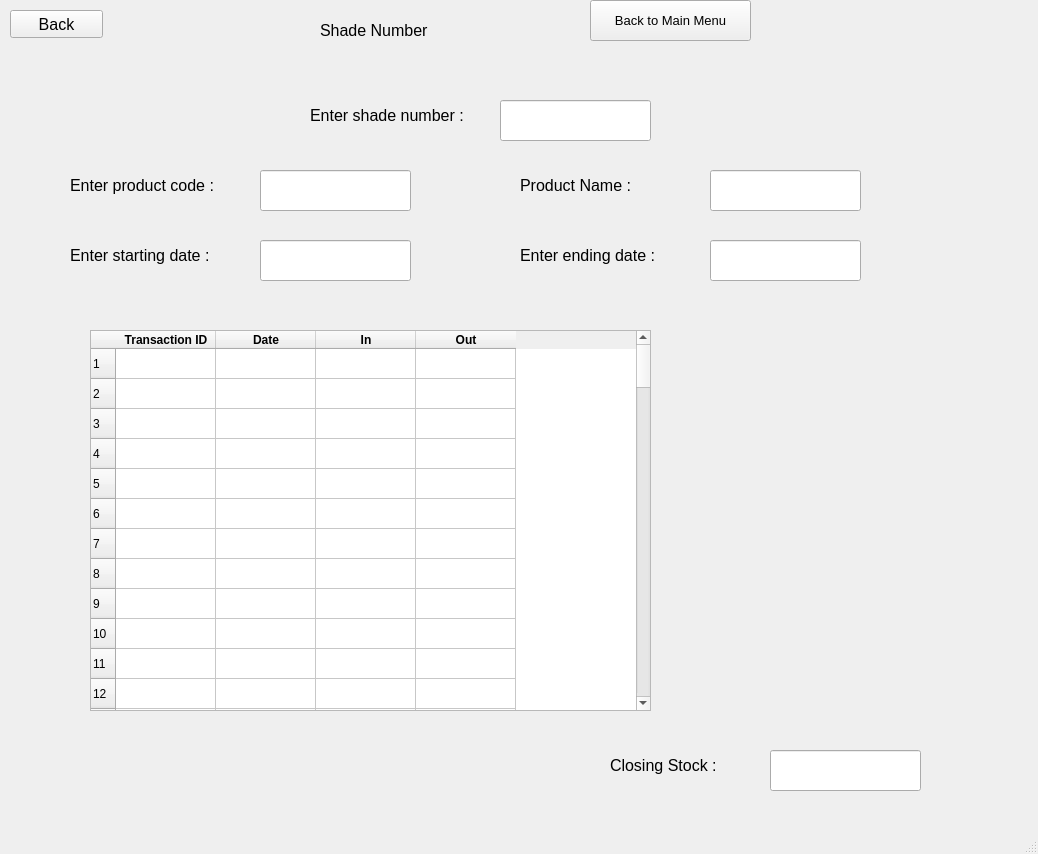
<?xml version="1.0" encoding="UTF-8"?>
<ui version="4.0">
 <class>MainWindow</class>
 <widget class="QMainWindow" name="MainWindow">
  <property name="geometry">
   <rect>
    <x>0</x>
    <y>0</y>
    <width>1038</width>
    <height>854</height>
   </rect>
  </property>
  <property name="windowTitle">
   <string>MainWindow</string>
  </property>
  <widget class="QWidget" name="centralwidget">
   <widget class="QPushButton" name="back_view_rm">
    <property name="geometry">
     <rect>
      <x>10</x>
      <y>10</y>
      <width>93</width>
      <height>28</height>
     </rect>
    </property>
    <property name="font">
     <font>
      <pointsize>12</pointsize>
     </font>
    </property>
    <property name="text">
     <string>Back</string>
    </property>
   </widget>
   <widget class="QLineEdit" name="shade_view_closing">
    <property name="geometry">
     <rect>
      <x>770</x>
      <y>750</y>
      <width>151</width>
      <height>41</height>
     </rect>
    </property>
    <property name="font">
     <font>
      <pointsize>12</pointsize>
     </font>
    </property>
    <property name="text">
     <string/>
    </property>
   </widget>
   <widget class="QLabel" name="label_3">
    <property name="geometry">
     <rect>
      <x>320</x>
      <y>10</y>
      <width>151</width>
      <height>41</height>
     </rect>
    </property>
    <property name="font">
     <font>
      <pointsize>12</pointsize>
     </font>
    </property>
    <property name="text">
     <string>Shade Number</string>
    </property>
   </widget>
   <widget class="QLabel" name="label_12">
    <property name="geometry">
     <rect>
      <x>610</x>
      <y>740</y>
      <width>181</width>
      <height>51</height>
     </rect>
    </property>
    <property name="font">
     <font>
      <pointsize>12</pointsize>
     </font>
    </property>
    <property name="text">
     <string>Closing Stock :</string>
    </property>
   </widget>
   <widget class="QLabel" name="label_9">
    <property name="geometry">
     <rect>
      <x>520</x>
      <y>230</y>
      <width>181</width>
      <height>51</height>
     </rect>
    </property>
    <property name="font">
     <font>
      <pointsize>12</pointsize>
     </font>
    </property>
    <property name="text">
     <string>Enter ending date : </string>
    </property>
   </widget>
   <widget class="QLabel" name="label_11">
    <property name="geometry">
     <rect>
      <x>520</x>
      <y>160</y>
      <width>181</width>
      <height>51</height>
     </rect>
    </property>
    <property name="font">
     <font>
      <pointsize>12</pointsize>
     </font>
    </property>
    <property name="text">
     <string>Product Name : </string>
    </property>
   </widget>
   <widget class="QPushButton" name="pushButton">
    <property name="geometry">
     <rect>
      <x>590</x>
      <y>0</y>
      <width>161</width>
      <height>41</height>
     </rect>
    </property>
    <property name="font">
     <font>
      <pointsize>10</pointsize>
     </font>
    </property>
    <property name="text">
     <string>Back to Main Menu</string>
    </property>
   </widget>
   <widget class="QTableWidget" name="shade_view_table">
    <property name="geometry">
     <rect>
      <x>90</x>
      <y>330</y>
      <width>561</width>
      <height>381</height>
     </rect>
    </property>
    <property name="rowCount">
     <number>100</number>
    </property>
    <property name="columnCount">
     <number>4</number>
    </property>
    <row/>
    <row/>
    <row/>
    <row/>
    <row/>
    <row/>
    <row/>
    <row/>
    <row/>
    <row/>
    <row/>
    <row/>
    <row/>
    <row/>
    <row/>
    <row/>
    <row/>
    <row/>
    <row/>
    <row/>
    <row/>
    <row/>
    <row/>
    <row/>
    <row/>
    <row/>
    <row/>
    <row/>
    <row/>
    <row/>
    <row/>
    <row/>
    <row/>
    <row/>
    <row/>
    <row/>
    <row/>
    <row/>
    <row/>
    <row/>
    <row/>
    <row/>
    <row/>
    <row/>
    <row/>
    <row/>
    <row/>
    <row/>
    <row/>
    <row/>
    <row/>
    <row/>
    <row/>
    <row/>
    <row/>
    <row/>
    <row/>
    <row/>
    <row/>
    <row/>
    <row/>
    <row/>
    <row/>
    <row/>
    <row/>
    <row/>
    <row/>
    <row/>
    <row/>
    <row/>
    <row/>
    <row/>
    <row/>
    <row/>
    <row/>
    <row/>
    <row/>
    <row/>
    <row/>
    <row/>
    <row/>
    <row/>
    <row/>
    <row/>
    <row/>
    <row/>
    <row/>
    <row/>
    <row/>
    <row/>
    <row/>
    <row/>
    <row/>
    <row/>
    <row/>
    <row/>
    <row/>
    <row/>
    <row/>
    <row/>
    <column>
     <property name="text">
      <string>Transaction ID</string>
     </property>
     <property name="font">
      <font>
       <weight>75</weight>
       <bold>true</bold>
      </font>
     </property>
    </column>
    <column>
     <property name="text">
      <string>Date</string>
     </property>
     <property name="font">
      <font>
       <weight>75</weight>
       <bold>true</bold>
      </font>
     </property>
    </column>
    <column>
     <property name="text">
      <string>In</string>
     </property>
     <property name="font">
      <font>
       <pointsize>9</pointsize>
       <weight>75</weight>
       <bold>true</bold>
      </font>
     </property>
    </column>
    <column>
     <property name="text">
      <string>Out</string>
     </property>
     <property name="font">
      <font>
       <weight>75</weight>
       <bold>true</bold>
      </font>
     </property>
    </column>
   </widget>
   <widget class="QLineEdit" name="shade_view_stock_name">
    <property name="geometry">
     <rect>
      <x>710</x>
      <y>170</y>
      <width>151</width>
      <height>41</height>
     </rect>
    </property>
    <property name="font">
     <font>
      <pointsize>12</pointsize>
     </font>
    </property>
    <property name="text">
     <string/>
    </property>
   </widget>
   <widget class="QLabel" name="label_10">
    <property name="geometry">
     <rect>
      <x>70</x>
      <y>160</y>
      <width>181</width>
      <height>51</height>
     </rect>
    </property>
    <property name="font">
     <font>
      <pointsize>12</pointsize>
     </font>
    </property>
    <property name="text">
     <string>Enter product code : </string>
    </property>
   </widget>
   <widget class="QLineEdit" name="shade_view_ending_date">
    <property name="geometry">
     <rect>
      <x>710</x>
      <y>240</y>
      <width>151</width>
      <height>41</height>
     </rect>
    </property>
    <property name="font">
     <font>
      <pointsize>12</pointsize>
     </font>
    </property>
    <property name="text">
     <string/>
    </property>
   </widget>
   <widget class="QLabel" name="label_8">
    <property name="geometry">
     <rect>
      <x>70</x>
      <y>230</y>
      <width>181</width>
      <height>51</height>
     </rect>
    </property>
    <property name="font">
     <font>
      <pointsize>12</pointsize>
     </font>
    </property>
    <property name="text">
     <string>Enter starting date : </string>
    </property>
   </widget>
   <widget class="QLineEdit" name="shade_view_stock_code">
    <property name="geometry">
     <rect>
      <x>260</x>
      <y>170</y>
      <width>151</width>
      <height>41</height>
     </rect>
    </property>
    <property name="font">
     <font>
      <pointsize>12</pointsize>
     </font>
    </property>
    <property name="text">
     <string/>
    </property>
   </widget>
   <widget class="QLineEdit" name="shade_view_starting_date">
    <property name="geometry">
     <rect>
      <x>260</x>
      <y>240</y>
      <width>151</width>
      <height>41</height>
     </rect>
    </property>
    <property name="font">
     <font>
      <pointsize>12</pointsize>
     </font>
    </property>
    <property name="text">
     <string/>
    </property>
   </widget>
   <widget class="QLabel" name="label_13">
    <property name="geometry">
     <rect>
      <x>310</x>
      <y>90</y>
      <width>181</width>
      <height>51</height>
     </rect>
    </property>
    <property name="font">
     <font>
      <pointsize>12</pointsize>
     </font>
    </property>
    <property name="text">
     <string>Enter shade number : </string>
    </property>
   </widget>
   <widget class="QLineEdit" name="shade_view_stock_shade_number">
    <property name="geometry">
     <rect>
      <x>500</x>
      <y>100</y>
      <width>151</width>
      <height>41</height>
     </rect>
    </property>
    <property name="font">
     <font>
      <pointsize>12</pointsize>
     </font>
    </property>
    <property name="text">
     <string/>
    </property>
   </widget>
  </widget>
  <widget class="QStatusBar" name="statusbar"/>
 </widget>
 <resources/>
 <connections/>
</ui>
